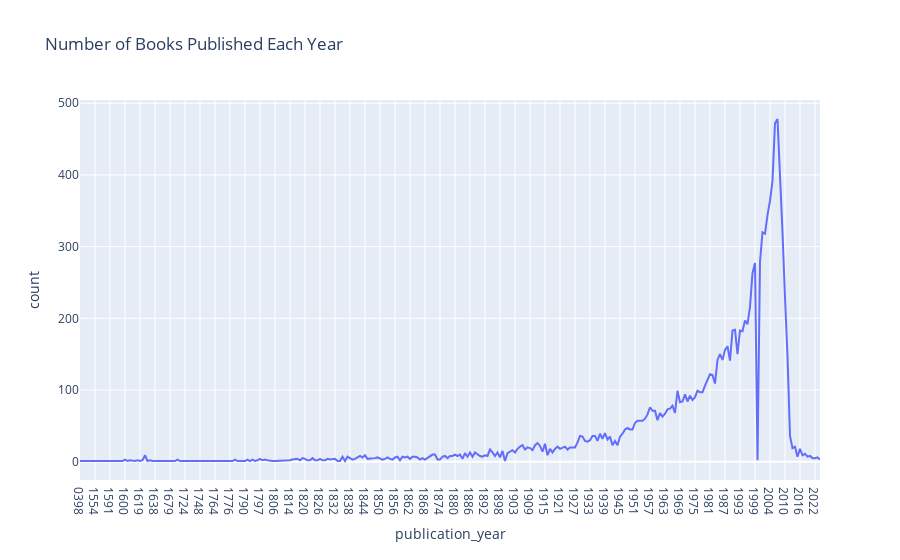

The notebook cell this image was saved under:
### Code cell
books_count_by_years = d1_shrink.groupby('publication_year')['id'].count().to_frame().reset_index()
books_count_by_years = books_count_by_years.rename({'id' : 'count'}, axis=1)
books_count_by_years = books_count_by_years[books_count_by_years['publication_year'] != 'UNK']
px.line(books_count_by_years, x='publication_year', y='count', title='Number of Books Published Each Year')

### Figure 1 — Plotly figure (JSON) as saved in the notebook; plotly's stock layout.template omitted (floating-point values rounded to 4 significant figures; data arrays with more than 128 entries replaced by an {"elided": "..."} marker saying what was removed)
{"data": [{"hovertemplate": "publication_year=%{x}<br>count=%{y}<extra></extra>", "legendgroup": "", "line": {"color": "#636efa", "dash": "solid"}, "marker": {"symbol": "circle"}, "mode": "lines", "name": "", "orientation": "v", "showlegend": false, "type": "scatter", "x": {"elided": "297 str values"}, "xaxis": "x", "y": {"elided": "297 int values"}, "yaxis": "y"}], "layout": {"legend": {"tracegroupgap": 0}, "title": {"text": "Number of Books Published Each Year"}, "xaxis": {"anchor": "y", "domain": [0, 1], "title": {"text": "publication_year"}}, "yaxis": {"anchor": "x", "domain": [0, 1], "title": {"text": "count"}}}}
